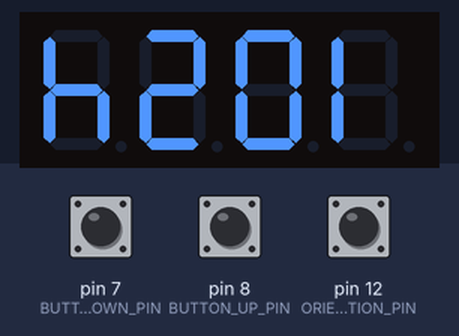
Recording of a sketch running on a simulated Arduino Uno, built with avr-gcc and run on an emulated ATmega328P. Shown: 4-digit seven-segment display. Inputs (shaded band) come from the test bench; at power-on: pin 7 (BUTTON_DOWN_PIN) HIGH, pin 8 (BUTTON_UP_PIN) HIGH, pin 12 (ORIENTATION_PIN) HIGH. The local clock reads 2024-03-15 10:24:30 at power-on unless the sketch sets it; EEPROM starts erased.

Above: at 1.2 s.
1.3 s: pin 7 (BUTTON_DOWN_PIN) pulled LOW for 0.15 s
At 2.1 s:
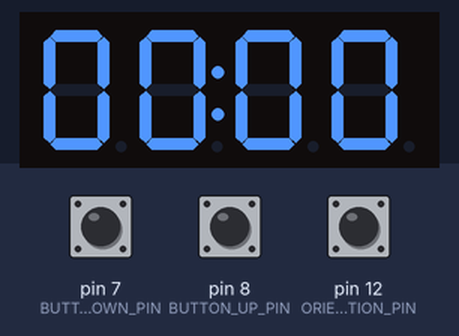
4.4 s: pin 8 (BUTTON_UP_PIN) pulled LOW for 0.15 s
At 5.1 s:
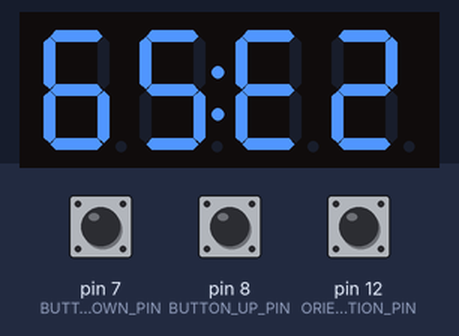
7.5 s: pin 7 (BUTTON_DOWN_PIN) pulled LOW for 3.2 s
At 11.5 s:
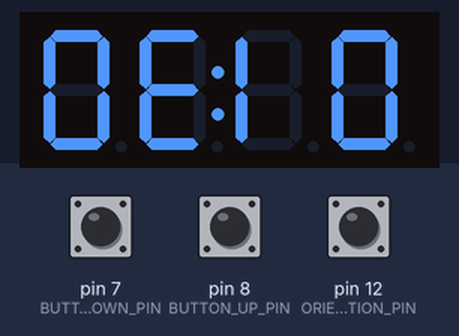
12.2 s: pin 7 (BUTTON_DOWN_PIN) pulled LOW for 1 s
At 13.4 s:
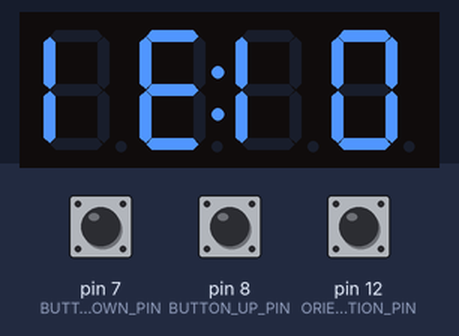
16.2 s: pin 12 (ORIENTATION_PIN) pulled LOW for 0.15 s
At 16.28 s:
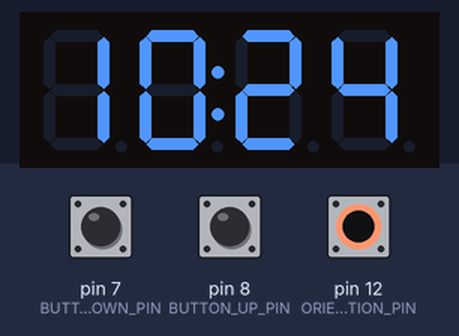
17.8 s: pin 8 (BUTTON_UP_PIN) pulled LOW for 3.2 s
At 21.7 s:
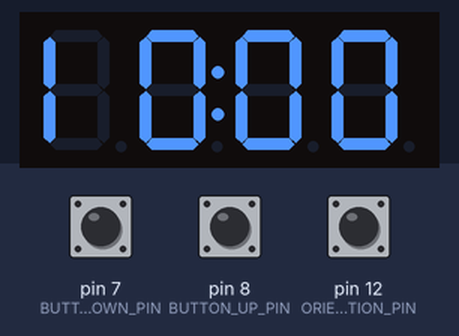
Timing chart, 0 to 23.2 s (numbered marks = the images above; inputs shaded):
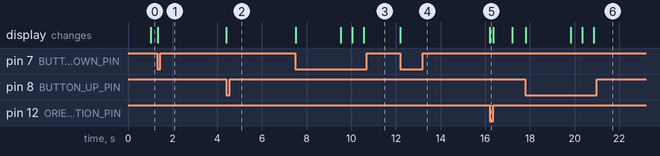

The sketch:

OrientationClock.ino
```cpp
#include <Wire.h>
#include <Adafruit_GFX.h>
#include <limits.h>
#include <EEPROM.h>

#include "Adafruit_LEDBackpack.h"
#include "RTClib.h"

Adafruit_7segment matrix = Adafruit_7segment();

const int I2C_7SEGMENT = 0x70;
const int BUTTON_UP_PIN = 8;
const int BUTTON_DOWN_PIN = 7;
const int BUZZER_PIN = 9;
const int ORIENTATION_PIN = 12;

RTC_DS1307 rtc = RTC_DS1307();

int hours[2] = {0};
int minutes[2] = {0};

void setup() {
  matrix.begin(0x70);
  matrix.setBrightness(5);
  pinMode(BUTTON_DOWN_PIN, INPUT_PULLUP);
  pinMode(BUTTON_UP_PIN, INPUT_PULLUP);
  pinMode(ORIENTATION_PIN, INPUT_PULLUP);
  pinMode(BUZZER_PIN, OUTPUT);
  // Serial.begin(115200);
  rtc.begin();
  EEPROM.get(0, hours[1]);
  EEPROM.get(sizeof(int), minutes[1]);
  // TODO: use a function (map, constrain?) to clip these values
  if (hours[1] < 0 || hours[1] > 23) hours[1] = 0;
  if (minutes[1] < 0 || minutes[1] > 59) minutes[1] = 0;
}


struct BUTTON_STATE {
  int activeState; // active or inactive
  int holdState; // if active, normal or hold
  unsigned long activeEntered;
  unsigned long lastIncrementedDuringHold;
};

BUTTON_STATE buttonsState = { HIGH, HIGH, 0L, 0L };
unsigned long lastTriggerDisplayAlarm = LONG_MIN;

static const uint8_t numbertable[2][10] = {{
    0x3F, /* 0 */
    0x06, /* 1 */
    0x5B, /* 2 */
    0x4F, /* 3 */
    0x66, /* 4 */
    0x6D, /* 5 */
    0x7D, /* 6 */
    0x07, /* 7 */
    0x7F, /* 8 */
    0x6F, /* 9 */
}, {
    0x3F, /* 0 */
    0x30, /* 1 */
    0x5B, /* 2 */
    0x79, /* 3 */
    0x74, /* 4 */
    0x6D, /* 5 */
    0x6F, /* 6 */
    0x38, /* 7 */
    0x7F, /* 8 */
    0x7D, /* 9 */
}};

void drawDigit(int pos, int x, boolean dot, int orientation) {
  if (pos > 1) pos++;
  matrix.writeDigitRaw(pos, numbertable[orientation][x] | (dot << 7));
}

void drawHoursMinutes(int orientation, int hours, int minutes) {
  drawDigit(orientation ? 3 : 0, hours / 10, false, orientation);
  drawDigit(orientation ? 2 : 1, hours % 10, false, orientation);
  drawDigit(orientation ? 1 : 2, minutes / 10, false, orientation);
  drawDigit(orientation ? 0 : 3, minutes % 10, false, orientation);
}

inline int positive_modulo(int i, int n) {
    return (i % n + n) % n;
}

// state to generate buzzer
bool playing = false;
unsigned long nextChange = 0L;
const int note = 523;
const int noteDuration = 1000 / 4;

void loop() {

    // get input and current time
    int orientation = digitalRead(ORIENTATION_PIN); // "Normal" orientation == LOW (tilt sensor closed, active LOW)
    int buttonDown = digitalRead(BUTTON_DOWN_PIN);
    int buttonUp = digitalRead(BUTTON_UP_PIN);
    unsigned long currentMillis = millis();
    DateTime now = rtc.now();

    bool setRTC = false;

    // just one button can be active (UP overrides DOWN)
    int activeButton = 1;
    int button = HIGH;
    if (buttonUp == LOW) {
      activeButton = orientation == LOW ? 1 : -1;
      button = LOW;
    } else if (buttonDown == LOW) {
      activeButton = orientation == LOW ? -1 : 1;
      button = LOW;
    }

    // alarm?
    const int d = positive_modulo((now.hour() * 60 + now.minute() - (hours[1] * 60 + minutes[1])), 1440); // "now" - "alarm"
    const bool shouldBuz = orientation == 1 && d >=0 && d < 10;

    // while 'shoudBuz', flip between note and silence
    if (!playing && shouldBuz) {
      if (currentMillis > nextChange) {
        playing = true;
        tone(BUZZER_PIN, note);
        nextChange = currentMillis + noteDuration;
      }
    } else {
      if (currentMillis > nextChange) {
        playing = false;
        noTone(BUZZER_PIN);
        nextChange = currentMillis + noteDuration * 1.3;
      }
    }

    // are we displaying actual clock time or buffer?
    boolean showBufferTime = (currentMillis - lastTriggerDisplayAlarm) < 5000;

    // the most complicated part: the key processing state machine
    if (buttonsState.activeState == HIGH) {
      // current state: INACTIVE (clock is running)

      if (button == LOW) {
        // going to ACTIVE (setting time of alarm, not yet 'holding')

        // init clock-setbuffer from RTC
        hours[0] = now.hour();
        minutes[0] = now.minute();

        // first key is to display the alarm- or clock-setbuffer, subsequent presses increment or decrement the buffer
        if (showBufferTime) {
          // if already showing the buffer, increment of decrement it
          minutes[orientation] = minutes[orientation] + activeButton;
        } else {
          //... otherwise, 'eat' this press to display the buffer
          showBufferTime = true;
        }
        // shift state
        buttonsState.activeState = LOW;
        buttonsState.holdState = HIGH;
        buttonsState.activeEntered = currentMillis;
        lastTriggerDisplayAlarm = currentMillis;
      }
    } else if (buttonsState.activeState == LOW) {
      // ACTIVE or ACTIVE HOLD
      if (button == HIGH) {
        // going to INACTIVE
        buttonsState.activeState = HIGH;
        if (orientation == 0 ) {
          // remember to set the RTC from buffer (but buffer needs to be corrected first)
          setRTC = true;
        } else {
          // save alarm time in EEPROM
          EEPROM.put(0, hours[1]);
          EEPROM.put(sizeof(int), minutes[1]);
        }

      } else {
        if (buttonsState.holdState == HIGH) {
          // ACTIVE, but not (yet) holding
          if ((currentMillis - buttonsState.activeEntered) > 2000) {
            // but now HOLDING, as 2000 millisecs elapsed since first press
            buttonsState.holdState = LOW;
          }
        } else {
          // ACTIVE HOLDING, increment or decrement with 30 minutes every 500 millieseconds
          if ((currentMillis - buttonsState.lastIncrementedDuringHold) > 500) {
            minutes[orientation] += 30 * activeButton;
            buttonsState.lastIncrementedDuringHold = currentMillis;
            lastTriggerDisplayAlarm = currentMillis;
          }
        }
      }
    }


    // correct buffer from over-/underflow
    for (int i=0; i<2; ++i) {

      // TODO: use positive_modulo
      if (minutes[i] < 0) {
        hours[i]--;
        minutes[i] += 60;
      }

      hours[i] += (minutes[i] / 60);
      minutes[i] = minutes[i] % 60;

      // TODO: use positive_modulo
      hours[i] = hours[i] % 24;
      if (hours[i] < 0) {
        hours[i] += 24;
      }
    }

    // set RTC from buffer
    if (setRTC) {
      // we actually don't care about the date
      rtc.adjust(DateTime(2020,1,1, hours[0], minutes[0], 0));
    }

    // update display
    if (showBufferTime) {
      drawHoursMinutes(orientation, hours[orientation], minutes[orientation]);
      matrix.drawColon(true);
    } else {
      drawHoursMinutes(orientation, now.hour(), now.minute());
      matrix.drawColon(now.second() % 2 == 0);
    }
    matrix.writeDisplay();

    // small delay for button debounce
    delay(10);

}
```

Measured:
- after the input at 1.3 s, the display: changes at once (image 1)
- after the input at 4.4 s, the display: changes at once (image 2)
- after the input at 7.5 s, the display: first changes at once (image 3 shows a later state)
- after the input at 12.2 s, the display: changes at once (image 4)
- after the input at 16.2 s, the display: changes at once (image 5)
- after the input at 17.8 s, the display: first changes at once (image 6 shows a later state)
